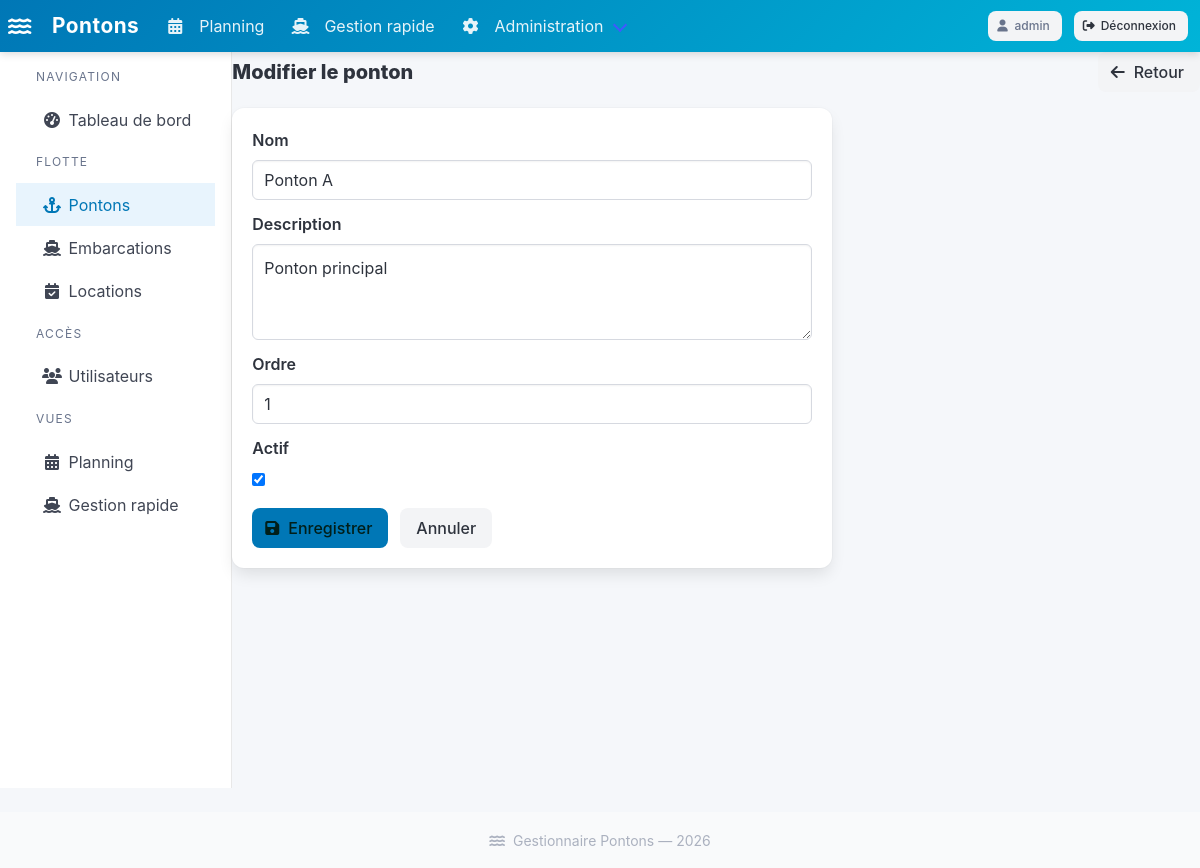
Screenshot of /gestion/pontons/1/edit/ (signed in) with the database file from the repository.
### pontons/models.py (models this page shows, shortened)
class Ponton(models.Model):
    nom = models.CharField(max_length=100)
    description = models.TextField(blank=True)
    ordre = models.PositiveIntegerField(default=0)
    actif = models.BooleanField(default=True)
    class Meta:
        ordering = ['ordre', 'nom']
        verbose_name = 'Ponton'
        verbose_name_plural = 'Pontons'

### pontons/views.py (the view)
        @login_required
        def _wrapped(request, *args, **kwargs):
            role = get_user_role(request.user)
            if role not in roles and not request.user.is_superuser:
                messages.error(request, "Accès refusé : droits insuffisants.")
                return redirect('planning')
            return view_func(request, *args, **kwargs)

### pontons/forms.py
class PontonForm(forms.ModelForm):
    class Meta:
        model = Ponton
        fields = ['nom', 'description', 'ordre', 'actif']
        widgets = {
            'nom': forms.TextInput(attrs={'class': 'input'}),
            'description': forms.Textarea(attrs={'class': 'textarea', 'rows': 3}),
            'ordre': forms.NumberInput(attrs={'class': 'input'}),
        }

### pontons/views.py (called while the page is built)
def get_user_role(user):
    if user.is_superuser:
        return 'admin'
    try:
        return user.profile.role
    except UserProfile.DoesNotExist:
        return 'visiteur'

def require_role(*roles):
    def decorator(view_func):
        @login_required
        def _wrapped(request, *args, **kwargs):
            role = get_user_role(request.user)
            if role not in roles and not request.user.is_superuser:
                messages.error(request, "Accès refusé : droits insuffisants.")
                return redirect('planning')
            return view_func(request, *args, **kwargs)
        return _wrapped
    return decorator

@require_role('admin')
def admin_ponton_edit(request, pk):
    ponton = get_object_or_404(Ponton, pk=pk)
    form = PontonForm(request.POST or None, instance=ponton)
    if form.is_valid():
        form.save()
        messages.success(request, 'Ponton mis à jour.')
        return redirect('admin_pontons')
    return render(request, 'pontons/admin/ponton_form.html', {'form': form, 'titre': 'Modifier le ponton', 'role': 'admin'})

### templates/pontons/admin/ponton_form.html (shortened to what this page needs)
{% extends 'pontons/admin/base_admin.html' %}
{% block admin_content %}
<div class="level mb-4">
  <div class="level-left">
    <h1 class="title is-5">{{ titre }}</h1>
  </div>
  <div class="level-right">
    <a href="{% url 'admin_pontons' %}" class="button is-light">
      <span class="icon"><i class="fas fa-arrow-left"></i></span><span>Retour</span>
    </a>
  </div>
</div>
<div class="box" style="max-width:600px;">
  <form method="post">
    {% for field in form %}
    <div class="field">
      <label class="label">{{ field.label }}</label>
      <div class="control">{{ field }}</div>
    </div>
    {% endfor %}
    <div class="field is-grouped mt-4">
      <div class="control">
        <button type="submit" class="button is-primary">
          <span class="icon"><i class="fas fa-save"></i></span><span>Enregistrer</span>
        </button>
      </div>
      <div class="control">
        <a href="{% url 'admin_pontons' %}" class="button is-light">Annuler</a>
      </div>
    </div>
  </form>
</div>
{% endblock %}

### templates/base.html (shortened to what this page needs)
<!DOCTYPE html>
<html lang="fr">
<head>
  <link rel="stylesheet" href="https://cdn.jsdelivr.net/npm/bulma@1.0.2/css/bulma.min.css">
  <link rel="stylesheet" href="https://cdnjs.cloudflare.com/ajax/libs/font-awesome/6.5.0/css/all.min.css">
</head>
<body>
<nav class="navbar" role="navigation" aria-label="navigation principale">
  <div class="navbar-brand">
    <a class="navbar-item" href="{% url 'planning' %}">
      <span class="icon mr-2"><i class="fas fa-water"></i></span>
      Pontons
    </a>
  </div>
  <div id="navMenu" class="navbar-menu">
    <div class="navbar-start">
      <a class="navbar-item {% if request.resolver_match.url_name == 'planning' %}has-background-white-bis{% endif %}" href="{% url 'planning' %}">
        <span class="icon"><i class="fas fa-calendar-alt"></i></span>
        <span>Planning</span>
      </a>
      {% if user.is_authenticated %}
        {% if role == 'gestionnaire' or role == 'admin' or user.is_superuser %}
        <a class="navbar-item {% if 'gestionnaire' in request.resolver_match.url_name %}has-background-white-bis{% endif %}" href="{% url 'gestionnaire' %}">
          <span class="icon"><i class="fas fa-ship"></i></span>
          <span>Gestion rapide</span>
        </a>
        {% endif %}
        {% if role == 'admin' or user.is_superuser %}
        <div class="navbar-item has-dropdown is-hoverable">
          <a class="navbar-link">
            <span class="icon"><i class="fas fa-cog"></i></span>
            <span>Administration</span>
          </a>
        </div>
        {% endif %}
      {% endif %}
    </div>
    <div class="navbar-end">
      <div class="navbar-item">
        {% if user.is_authenticated %}
          <div class="buttons">
            <span class="button is-light is-small is-static">
              <span class="icon"><i class="fas fa-user"></i></span>
              <span>{{ user.username }}</span>
            </span>
            <form method="post" action="{% url 'logout' %}" style="display:inline;">
              <button type="submit" class="button is-light is-small">
                <span class="icon"><i class="fas fa-sign-out-alt"></i></span>
                <span>Déconnexion</span>
              </button>
            </form>
          </div>
        {% else %}
          <a href="{% url 'login' %}" class="button is-light is-small">
            <span class="icon"><i class="fas fa-sign-in-alt"></i></span>
            <span>Connexion</span>
          </a>
        {% endif %}
      </div>
    </div>
  </div>
</nav>
<main>
  {% block content %}{% endblock %}
</main>
<footer class="footer py-4 mt-5">
  <div class="content has-text-centered has-text-grey-light">
    <small><i class="fas fa-water mr-1"></i> Gestionnaire Pontons &mdash; {% now "Y" %}</small>
  </div>
</footer>
</body>
</html>

### templates/base.html (style rules this page uses)
:root { --color-primary: #00b4d8; --color-secondary: #0077b6; --color-available: #23d160; --color-rented: #ff3860; }
html { scroll-behavior: smooth; }
body { background: #f5f7fa; min-height: 100vh; }
.navbar { background: linear-gradient(135deg, #0077b6, #00b4d8); box-shadow: 0 2px 8px rgba(0,0,0,0.15); }
.navbar-brand .navbar-item { font-size: 1.3rem; font-weight: 700; color: #fff !important; letter-spacing: 0.5px; }
.navbar-item, .navbar-link { color: rgba(255,255,255,0.9) !important; }
.button { border-radius: 8px; font-weight: 500; }
.button.is-primary { background: var(--color-secondary); border-color: var(--color-secondary); }
footer { margin-top: auto; }

### rows the page displays
Ponton: form "Ponton A" "Ponton principal" "1" "☑"

### other values shown
{{ user.username }} "admin"
{{ titre }} "Modifier le ponton"
{{ field.label }} "Nom" "Description" "Ordre" "Actif"
